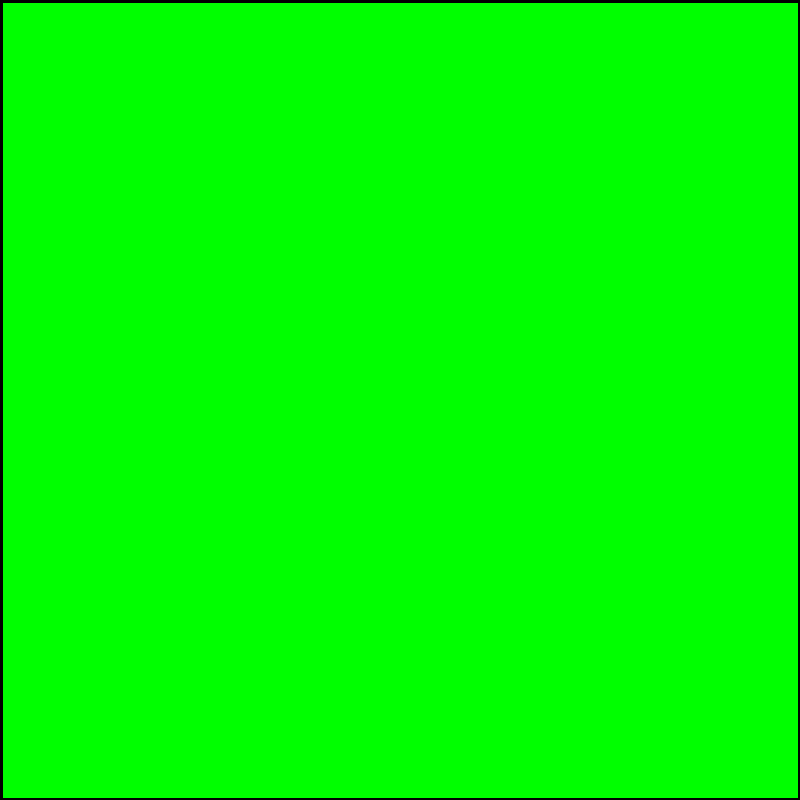
Frame 1 (no input)
Frame 60 (the mouse pressed at the canvas centre just before this capture): identical to frame 1, image omitted
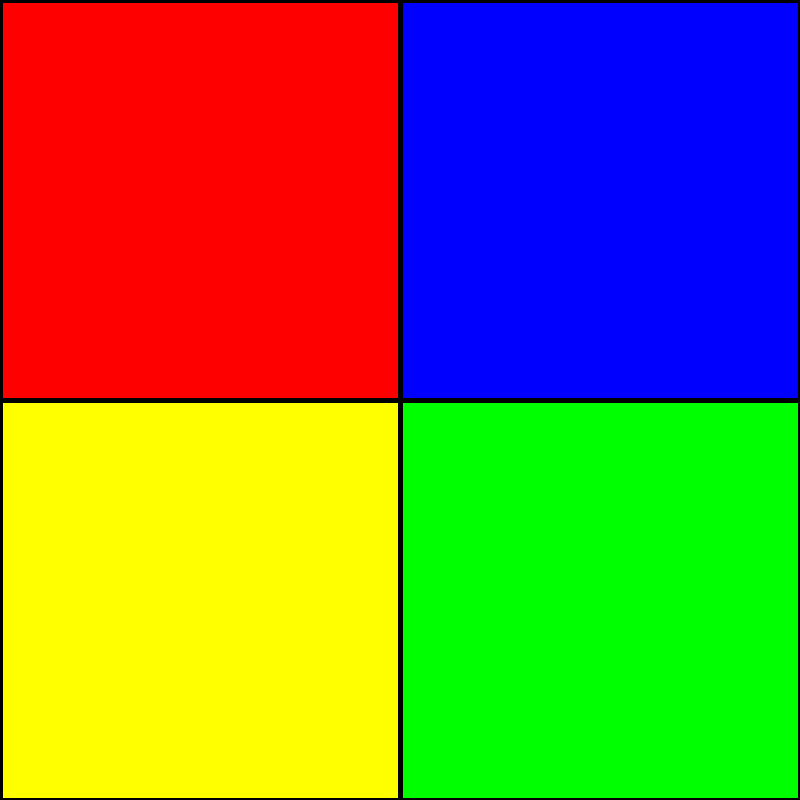
Frame 120 (the mouse held since frame 60 and released just before this capture)

The Processing sketch that drew these frames (run headless with seeded random() and noise(); from frame 60 on, the mouse is pressed at the canvas centre):

// Processing sketch: mouseXandY
// ── mouseXandY.pde
void setup(){
  size(800,800);
  background(255);
  strokeWeight(5);
}

void draw(){
  background(255);
  
  // Sector 1
  fill(255,0,0);
  rect(0,0, mouseX, mouseY);
  
  // Sector 2
  fill(0,0,255);
  rect(mouseX, 0, width-mouseX, mouseY);
  
  // Sector 3
  fill(255,255,0);
  rect(0, mouseY, mouseX, height-mouseY);
  
  //Sector 4
  fill(0,255,0);
  rect(mouseX, mouseY, width-mouseX, height-mouseY);
  
  line(0,mouseY,width, mouseY);
  line(mouseX, 0, mouseX, height);
}
